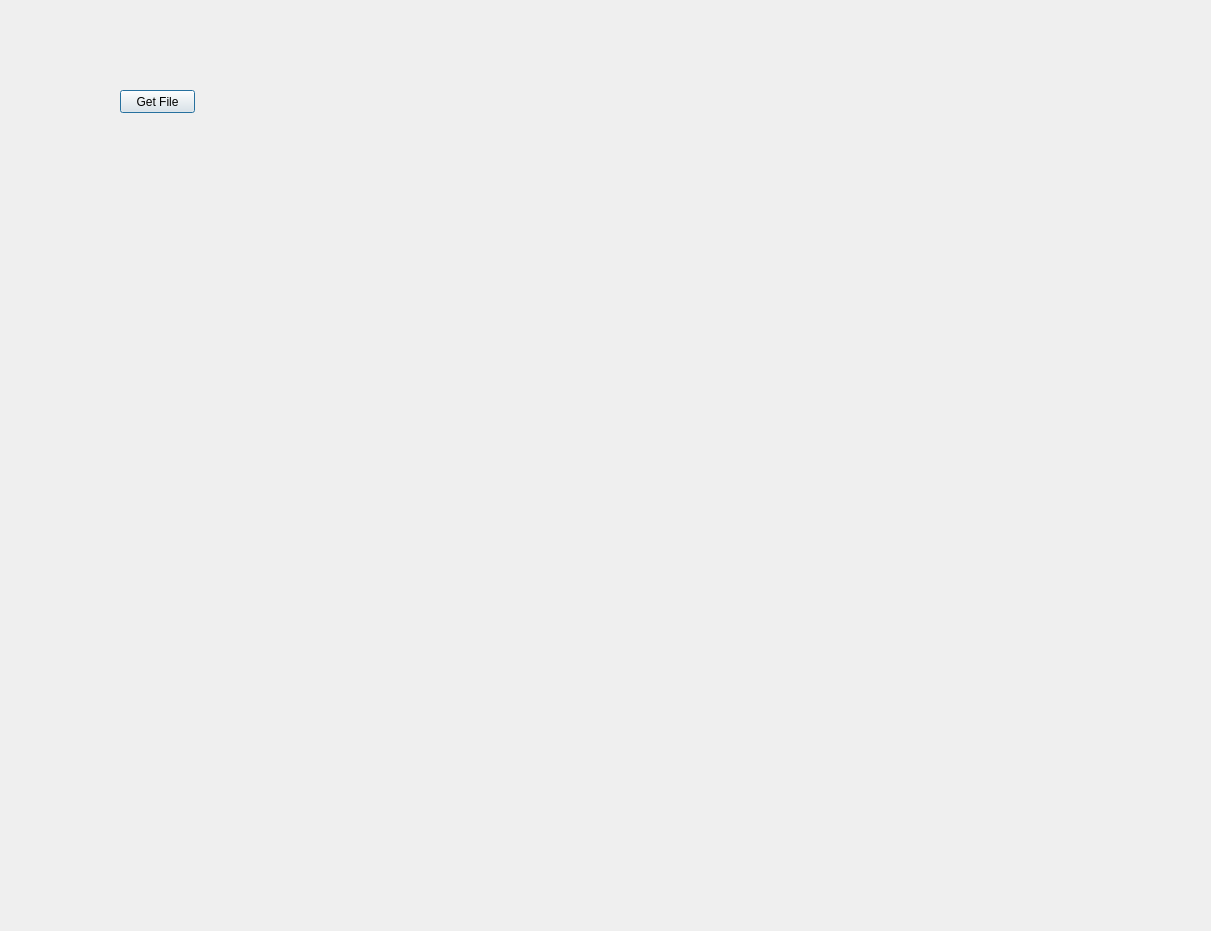
<?xml version="1.0" encoding="UTF-8"?>
<ui version="4.0">
 <class>Dialog</class>
 <widget class="QDialog" name="Dialog">
  <property name="geometry">
   <rect>
    <x>0</x>
    <y>0</y>
    <width>1211</width>
    <height>931</height>
   </rect>
  </property>
  <property name="windowTitle">
   <string>Dialog</string>
  </property>
  <widget class="QPushButton" name="pushButton_getFile">
   <property name="geometry">
    <rect>
     <x>120</x>
     <y>90</y>
     <width>75</width>
     <height>23</height>
    </rect>
   </property>
   <property name="text">
    <string>Get File</string>
   </property>
  </widget>
 </widget>
 <resources/>
 <connections/>
</ui>
